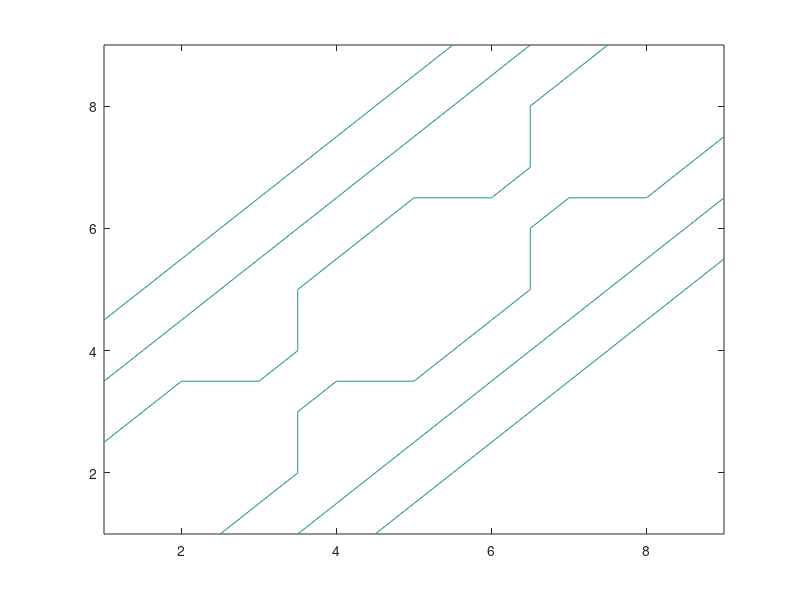

MATLAB code to generate this figure:
close all
clear all
clc

% Set the size of the geometric grid
N = 3;

% Determine Number of Variables
i_nodes = (N-2)^2;
s_nodes = 4*(N-2);
c_nodes = 4;

% Calculate Total A matrix Variables
i_vars = i_nodes*5;
s_vars = s_nodes*4;
c_vars = c_nodes*3;

t_vars = i_vars+s_vars+c_vars;

n_perc = t_vars/(N^2)^2;

line1_text = 'Total number of A matrix (2D) vars for %3.0f is : %3.0f.\n';
line2_text = 'Sparsity is: %0.5f\n';

fprintf(line1_text,N,t_vars)
fprintf(line2_text,n_perc)

% Set grid geo
m = 3;
n = 3; 

% Set BC
bcw = 1;
bce = 0;
bcn = 0;
bcs = 0;


% Create T matrix
T = zeros(m,n);

% Create A matrix
A = zeros(m*n,m*n);

% Create coefficients (interior)
aw_i = -1;
ae_i = -1;
as_i = -1;
an_i = -1;
ap_i = 1;
Su_i = 1;

% i = 1 sweep (top row)
i = 1;

for j = 1:1:n
    
    idp = j;
    idw = idp-1;
    ide = idp+1;
    ids = m+j;
    
    if j == 1
        A(idp,idp) = ap_i;
        A(idp,ide) = -ae_i;
        A(idp,ids) = -as_i;
    elseif j == n
        
        A(idp,idw) = -aw_i;
        A(idp,idp) = ap_i;
        A(idp,ids) = -as_i;      
        
    else
        A(idp,idw) = -aw_i;
        A(idp,idp) = ap_i;
        A(idp,ide) = -ae_i;
        A(idp,ids) = -as_i;    
    end
    
    
end 
% j = 1 sweep
j = 1;

for i = 1:1:m
    
    idp = (i-1)*m+j;
    ide = idp+j;
    idn = (i-2)*m+j;
    ids = (i)*m+j;
    
    if i == 1
       A(idp,idp) = ap_i;
       A(idp,ide) = -ae_i;
       A(idp,ids) = -as_i;
    elseif i == m
       A(idp,idp) = ap_i;
       A(idp,ide) = -ae_i;
       A(idp,idn) = -an_i;
       
    else
       A(idp,idp) = ap_i;
       A(idp,ide) = -ae_i;
       A(idp,idn) = -an_i;
       A(idp,ids) = -as_i;
    end
end 

% Interior Nodes
for j = 2:1:n-1
    for i = 2:1:m-1
        idp = (j-1)*m+i;
        idw = idp-1;
        ide = idp+1;
        idn = (j-2)*m+i;
        ids = (j)*m+i;
        
        A(idp,idn) = -an_i;
        A(idp,idw) = -aw_i;
        A(idp,idp) = ap_i;
        A(idp,ide) = -ae_i;
        A(idp,ids) = -as_i;
    end
end

% j = n sweep
j = n;

for i = 1:1:m
    
    idp = (i-1)*m+j;
    idw = idp-1;
    idn = (i-2)*m+j;
    ids = (i)*m+j;
    
    if i == 1
       A(idp,idp) = ap_i;
       A(idp,idw) = -aw_i;
       A(idp,ids) = -as_i;
    elseif i == m
       A(idp,idp) = ap_i;
       A(idp,idw) = -aw_i;
       A(idp,idn) = -an_i;
       
    else
       A(idp,idp) = ap_i;
       A(idp,idw) = -aw_i;
       A(idp,idn) = -an_i;
       A(idp,ids) = -as_i;
    end
end 
    
% i = m sweep (top row)
i = m;

for j = 1:1:n
    
    idp = (n-1)*m+j;
    idw = idp-1;
    ide = idp+1;
    idn = (n-2)*m+j;
    
    if j == 1
        A(idp,idp) = ap_i;
        A(idp,ide) = -ae_i;
        A(idp,idn) = -an_i;
    elseif j == n
        
        A(idp,idw) = -aw_i;
        A(idp,idp) = ap_i;
        A(idp,idn) = -an_i;      
        
    else
        A(idp,idw) = -aw_i;
        A(idp,idp) = ap_i;
        A(idp,ide) = -ae_i;
        A(idp,idn) = -an_i;    
    end
    
    
end 

% Plot Graph
contour(A,1)

% Create CSR

count = 1;
count2 = 1;
first_check = 1;

for j = 1:1:m*n
    
    for i = 1:1:m*n
        
        if A(i,j) ~= 0
            
            val(count) = A(i,j);
            col(count) = i;
            
            if first_check == 1
                row(count2) = i;
                
                first_check = 2;
                count2 = count2+1;
            end
            
            count = count+1;
            
        end
        
    end
    
    first_check = 1;
    
end

d = zeros(1,n*m);

% Create random d matrix
for z = 1:1:n*m
    d(z) = rand;
end

% Create Solution File
x = d/A;

% Write CSV to File
        
